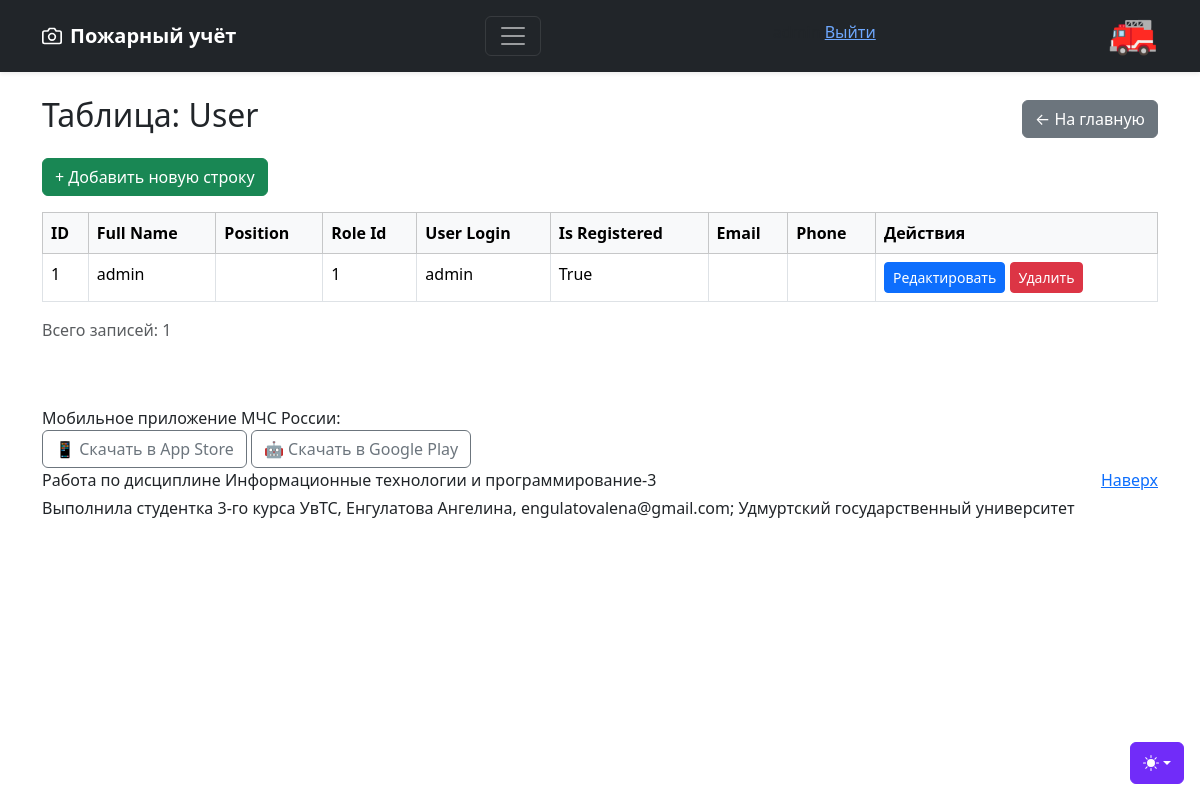
The app's page /objects/user (signed in) with its own data.
### models.py (models this page shows, shortened)
class Registered_Users(UserMixin, db.Model):
    __tablename__ = 'registered_users'
    id = db.Column(db.Integer, primary_key=True)
    username = db.Column(db.String(80), unique=True, nullable=False)
    password_hash = db.Column(db.String(255), nullable=False)
    @property
    def role_id(self):
        user = User.query.filter_by(user_login=self.username).first()
        return user.role_id if user else None

class User(db.Model):
    __tablename__ = 'user'
    id = db.Column(db.Integer, primary_key=True)
    full_name = db.Column(db.String(100), nullable=False)
    position = db.Column(db.String(24), nullable=False)
    role_id = db.Column(db.Integer, nullable=False)
    user_login = db.Column(db.String(48), unique=True, nullable=False)
    is_registered = db.Column(db.Boolean, default=False, nullable=False)
    email = db.Column(db.String(48), unique=True, nullable=False)
    phone = db.Column(db.String(24), nullable=False)

### blueprints/objects_bp.py (the view, shortened to what this page needs)
@objects_bp.route('/<table_name>')
@login_required
def objects(table_name):
    if table_name not in TABLE_MAP:
        return "Таблица не найдена", 404
    model = TABLE_MAP[table_name]
    editable = can_edit(table_name)
    stmt = select(model)
    items = db.session.execute(stmt).scalars().all()
    columns = [col.name for col in model.__table__.columns if col.name != 'id']
    return render_template('objects.html',
                           table_name=table_name,
                           items=items,
                           columns=columns,
                           can_edit=can_edit(table_name)) # <--- ДОБАВЛЕНО

### app.py (called while the page is built)
@login_manager.user_loader
def load_user(user_id):
    return Registered_Users.query.get(int(user_id))

### blueprints/objects_bp.py (called while the page is built)
def can_edit(table_name):
    if not current_user.is_authenticated:
        return False
    role = current_user.role_id
    return role in EDIT_PERMISSIONS.get(table_name, [])

### templates/objects.html (shortened to what this page needs)
{% extends "base.html" %}
{% block content %}
<div class="container mt-4">
    <div class="d-flex justify-content-between align-items-center mb-3">
        <h2>Таблица: {{ table_name|capitalize }}</h2>
        <a href="{{ url_for('main.index') }}" class="btn btn-secondary">← На главную</a>
    </div>
    {% if can_edit %}
    <a href="{{ url_for('objects.add_item', table_name=table_name) }}"
       class="btn btn-success mb-3">
        + Добавить новую строку
    </a>
    {% endif %}
    {% if items %}
    <div class="table-responsive">
        <table class="table table-bordered table-hover">
            <thead class="table-light">
                <tr>
                    <th>ID</th>
                    {% for column in columns %}
                    <th>{{ column|replace('_', ' ')|title }}</th>
                    {% endfor %}
                    {% if can_edit %}
                    <th>Действия</th>
                    {% endif %}
                </tr>
            </thead>
            <tbody>
                {% for item in items %}
                <tr>
                    <td>{{ item.id }}</td>
                    {% for column in columns %}
                    <td>{{ item[column] }}</td>
                    {% endfor %}
                    {% if can_edit %}
                    <td class="text-nowrap">
                        <a href="{{ url_for('objects.edit_item',
                                            table_name=table_name,
                                            item_id=item.id) }}"
                           class="btn btn-sm btn-primary">
                            Редактировать
                        </a>
                        <form method="POST"
                              action="{{ url_for('objects.delete_item',
                                                 table_name=table_name,
                                                 item_id=item.id) }}"
                              style="display:inline"
                              onsubmit="return confirm('Удалить запись?')">
                            <button type="submit"
                                    class="btn btn-sm btn-danger">
                                Удалить
                            </button>
                        </form>
                    </td>
                    {% endif %}
                </tr>
                {% endfor %}
            </tbody>
        </table>
    </div>
    <p class="text-muted">Всего записей: {{ items|length }}</p>
    {% else %}
    <div class="alert alert-info">Таблица пуста. Нет данных для отображения.</div>
    {% endif %}
</div>
{% endblock %}

### templates/base.html (shortened to what this page needs)
<!DOCTYPE html>
<html lang="ru" data-bs-theme="auto">
<head>
    <link href="https://cdn.jsdelivr.net/npm/bootstrap@5.3.3/dist/css/bootstrap.min.css"
          rel="stylesheet">
    <link rel="stylesheet" href="{{ url_for('static', filename='css/main.css') }}">
</head>
<body>
    <div class="dropdown position-fixed bottom-0 end-0 mb-3 me-3 bd-mode-toggle">
        <button class="btn btn-bd-primary py-2 dropdown-toggle d-flex align-items-center"
                id="bd-theme" type="button" aria-expanded="false"
                data-bs-toggle="dropdown" aria-label="Toggle theme (auto)">
            <svg class="bi my-1 theme-icon-active" aria-hidden="true"><use href="#circle-half"></use></svg>
        </button>
    </div>
    <header data-bs-theme="dark">
        <div class="navbar navbar-dark bg-dark shadow-sm">
            <div class="container">
                <a href="{{ url_for('main.index') }}" class="navbar-brand d-flex align-items-center">
                    <strong>Пожарный учёт</strong>
                </a>
                <button class="navbar-toggler" type="button" data-bs-toggle="collapse" data-bs-target="#navbarHeader" aria-controls="navbarHeader" aria-expanded="false" aria-label="Toggle navigation">
                    <span class="navbar-toggler-icon"></span>
                </button>
                <div class="user-info">
                    <p>{{ current_user.username }} <a href="{{ url_for('auth.logout') }}">   Выйти</a></p>
                </div>
                <h1>🚒</h1>
            </div>
        </div>
    </header>
    <main>
        {% block content %}{% endblock %}
    </main>
    <footer class="text-body-secondary py-5">
        <div class="container">
            <div class="mainpage-col__section-half">
                Мобильное приложение МЧС России:<br>
                <a class="app-link btn btn-outline-secondary" href="https://apps.apple.com/app/id1530044766" target="_blank" title="App Store">
                    📱 Скачать в App Store</a>
                    <a class="app-link btn btn-outline-secondary" href="https://play.google.com/store/apps/details?id=io.citizens.security&hl=ru" target="_blank" title="Google Play">
                    🤖 Скачать в Google Play</a>
            </div>
            <p class="float-end mb-1"><a href="#">Наверх</a></p>
            <p class="mb-1">Работа по дисциплине Информационные технологии и программирование-3</p>
            <p class="mb-0">Выполнила студентка 3-го курса УвТС, Енгулатова Ангелина, engulatovalena@gmail.com; Удмуртский государственный университет</p>
    </footer>
</body>

### static/css/main.css (style rules this page uses)
.bi { vertical-align: -0.125em; fill: currentColor; }
.btn-bd-primary { --bd-violet-bg: #712cf9; --bd-violet-rgb: 112.520718, 44.062154, 249.437846; --bs-btn-font-weight: 600; --bs-btn-color: var(--bs-white); --bs-btn-bg: var(--bd-violet-bg); --bs-btn-border-color: var(--bd-violet-bg); --bs-btn-hover-color: var(--bs-white); --bs-btn-hover-bg: #6528e0; --bs-btn-hover-border-color: #6528e0; --bs-btn-focus-shadow-rgb: var(--bd-violet-rgb); --bs-btn-active-color: var(--bs-btn-hover-color); --bs-btn-active-bg: #5a23c8; --bs-btn-active-border-color: #5a23c8; }
.bd-mode-toggle { z-index: 1500; }
.bd-mode-toggle .bi { width: 1em; height: 1em; }
.text-body-secondary { color: #212529 !important; }

### records on screen
Registered_Users: username "admin"
User: id "1", full_name "admin" "1" "admin" "True"

### other values on screen
{{ table_name|capitalize }} "User"
{{ column|replace('_', ' ')|title }} "Full Name" "Position" "Role Id" "User Login" "Is Registered" "Email" "Phone"
{{ items|length }} "1"
